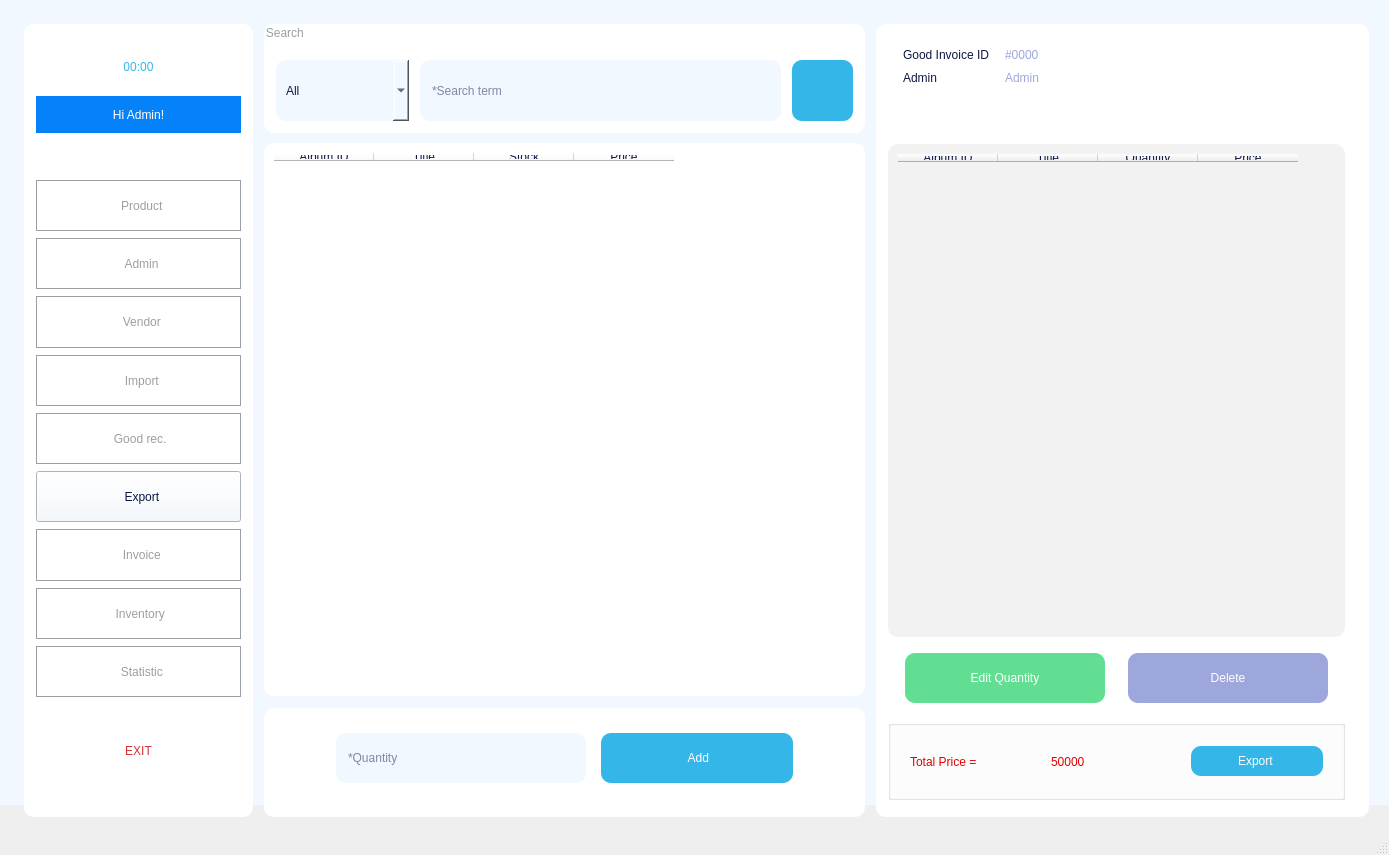
<?xml version="1.0" encoding="UTF-8"?>
<ui version="4.0">
 <class>MainWindowExport</class>
 <widget class="QMainWindow" name="MainWindowExport">
  <property name="geometry">
   <rect>
    <x>0</x>
    <y>0</y>
    <width>1389</width>
    <height>855</height>
   </rect>
  </property>
  <property name="maximumSize">
   <size>
    <width>1920</width>
    <height>1080</height>
   </size>
  </property>
  <property name="focusPolicy">
   <enum>Qt::NoFocus</enum>
  </property>
  <property name="windowTitle">
   <string>Export </string>
  </property>
  <property name="autoFillBackground">
   <bool>false</bool>
  </property>
  <property name="toolButtonStyle">
   <enum>Qt::ToolButtonTextUnderIcon</enum>
  </property>
  <property name="animated">
   <bool>false</bool>
  </property>
  <widget class="QWidget" name="centralwidget">
   <widget class="QLabel" name="label">
    <property name="geometry">
     <rect>
      <x>24</x>
      <y>24</y>
      <width>229</width>
      <height>793</height>
     </rect>
    </property>
    <property name="styleSheet">
     <string notr="true">border-radius: 10px;
background-color: rgb(255, 255, 255);</string>
    </property>
    <property name="text">
     <string/>
    </property>
   </widget>
   <widget class="QWidget" name="verticalLayoutWidget">
    <property name="geometry">
     <rect>
      <x>36</x>
      <y>180</y>
      <width>205</width>
      <height>517</height>
     </rect>
    </property>
    <layout class="QVBoxLayout" name="verticalLayout">
     <property name="spacing">
      <number>7</number>
     </property>
     <item>
      <widget class="QPushButton" name="pushButtonProduct">
       <property name="maximumSize">
        <size>
         <width>16777215</width>
         <height>60</height>
        </size>
       </property>
       <property name="toolTipDuration">
        <number>-1</number>
       </property>
       <property name="layoutDirection">
        <enum>Qt::LeftToRight</enum>
       </property>
       <property name="autoFillBackground">
        <bool>false</bool>
       </property>
       <property name="styleSheet">
        <string notr="true">font: 63 12pt &quot;Montserrat SemiBold&quot;;
background-color: rgb(255, 255, 255);
border: 1px solid #9b9fa2;
color: rgb(155, 159, 162);</string>
       </property>
       <property name="text">
        <string>  Product</string>
       </property>
       <property name="icon">
        <iconset>
         <normaloff>../../RESOURCE/ICON/album2.png</normaloff>../../RESOURCE/ICON/album2.png</iconset>
       </property>
       <property name="iconSize">
        <size>
         <width>32</width>
         <height>32</height>
        </size>
       </property>
      </widget>
     </item>
     <item>
      <widget class="QPushButton" name="pushButtonAdmin">
       <property name="maximumSize">
        <size>
         <width>16777215</width>
         <height>60</height>
        </size>
       </property>
       <property name="toolTipDuration">
        <number>-1</number>
       </property>
       <property name="layoutDirection">
        <enum>Qt::LeftToRight</enum>
       </property>
       <property name="autoFillBackground">
        <bool>false</bool>
       </property>
       <property name="styleSheet">
        <string notr="true">font: 63 12pt &quot;Montserrat SemiBold&quot;;
background-color: rgb(255, 255, 255);
border: 1px solid #9b9fa2;
color: rgb(155, 159, 162);</string>
       </property>
       <property name="text">
        <string>  Admin</string>
       </property>
       <property name="icon">
        <iconset>
         <normaloff>../../RESOURCE/ICON/adm2.png</normaloff>../../RESOURCE/ICON/adm2.png</iconset>
       </property>
       <property name="iconSize">
        <size>
         <width>35</width>
         <height>35</height>
        </size>
       </property>
      </widget>
     </item>
     <item>
      <widget class="QPushButton" name="pushButtonVendor">
       <property name="maximumSize">
        <size>
         <width>16777215</width>
         <height>60</height>
        </size>
       </property>
       <property name="toolTipDuration">
        <number>-1</number>
       </property>
       <property name="layoutDirection">
        <enum>Qt::LeftToRight</enum>
       </property>
       <property name="autoFillBackground">
        <bool>false</bool>
       </property>
       <property name="styleSheet">
        <string notr="true">font: 63 12pt &quot;Montserrat SemiBold&quot;;
background-color: rgb(255, 255, 255);
border: 1px solid #9b9fa2;
color: rgb(155, 159, 162);</string>
       </property>
       <property name="text">
        <string>  Vendor</string>
       </property>
       <property name="icon">
        <iconset>
         <normaloff>../../RESOURCE/ICON/vendor1.png</normaloff>../../RESOURCE/ICON/vendor1.png</iconset>
       </property>
       <property name="iconSize">
        <size>
         <width>32</width>
         <height>32</height>
        </size>
       </property>
      </widget>
     </item>
     <item>
      <widget class="QPushButton" name="pushButtonImport">
       <property name="maximumSize">
        <size>
         <width>16777215</width>
         <height>60</height>
        </size>
       </property>
       <property name="contextMenuPolicy">
        <enum>Qt::DefaultContextMenu</enum>
       </property>
       <property name="toolTipDuration">
        <number>0</number>
       </property>
       <property name="layoutDirection">
        <enum>Qt::LeftToRight</enum>
       </property>
       <property name="autoFillBackground">
        <bool>false</bool>
       </property>
       <property name="styleSheet">
        <string notr="true">font: 63 12pt &quot;Montserrat SemiBold&quot;;
background-color: rgb(255, 255, 255);
border: 1px solid #9b9fa2;
color: rgb(155, 159, 162);</string>
       </property>
       <property name="text">
        <string>  Import</string>
       </property>
       <property name="icon">
        <iconset>
         <normaloff>../../RESOURCE/ICON/import.png</normaloff>../../RESOURCE/ICON/import.png</iconset>
       </property>
       <property name="iconSize">
        <size>
         <width>30</width>
         <height>30</height>
        </size>
       </property>
      </widget>
     </item>
     <item>
      <widget class="QPushButton" name="pushButtonReceipt">
       <property name="maximumSize">
        <size>
         <width>16777215</width>
         <height>60</height>
        </size>
       </property>
       <property name="contextMenuPolicy">
        <enum>Qt::DefaultContextMenu</enum>
       </property>
       <property name="toolTipDuration">
        <number>0</number>
       </property>
       <property name="layoutDirection">
        <enum>Qt::LeftToRight</enum>
       </property>
       <property name="autoFillBackground">
        <bool>false</bool>
       </property>
       <property name="styleSheet">
        <string notr="true">font: 63 12pt &quot;Montserrat SemiBold&quot;;
background-color: rgb(255, 255, 255);
border: 1px solid #9b9fa2;
color: rgb(155, 159, 162);</string>
       </property>
       <property name="text">
        <string> Good rec.</string>
       </property>
       <property name="icon">
        <iconset>
         <normaloff>../../RESOURCE/ICON/doc.png</normaloff>../../RESOURCE/ICON/doc.png</iconset>
       </property>
       <property name="iconSize">
        <size>
         <width>35</width>
         <height>35</height>
        </size>
       </property>
      </widget>
     </item>
     <item>
      <widget class="QPushButton" name="pushButtonExport">
       <property name="maximumSize">
        <size>
         <width>16777215</width>
         <height>60</height>
        </size>
       </property>
       <property name="contextMenuPolicy">
        <enum>Qt::DefaultContextMenu</enum>
       </property>
       <property name="toolTipDuration">
        <number>0</number>
       </property>
       <property name="layoutDirection">
        <enum>Qt::LeftToRight</enum>
       </property>
       <property name="autoFillBackground">
        <bool>false</bool>
       </property>
       <property name="styleSheet">
        <string notr="true">font: 63 12pt &quot;Montserrat SemiBold&quot;;
color: rgb(14, 23, 67);
background-color: rgb(242, 248, 255)</string>
       </property>
       <property name="text">
        <string>  Export</string>
       </property>
       <property name="icon">
        <iconset>
         <normaloff>../../RESOURCE/ICON/export2.png</normaloff>../../RESOURCE/ICON/export2.png</iconset>
       </property>
       <property name="iconSize">
        <size>
         <width>30</width>
         <height>30</height>
        </size>
       </property>
      </widget>
     </item>
     <item>
      <widget class="QPushButton" name="pushButtonInvoice">
       <property name="maximumSize">
        <size>
         <width>16777215</width>
         <height>60</height>
        </size>
       </property>
       <property name="contextMenuPolicy">
        <enum>Qt::DefaultContextMenu</enum>
       </property>
       <property name="toolTipDuration">
        <number>0</number>
       </property>
       <property name="layoutDirection">
        <enum>Qt::LeftToRight</enum>
       </property>
       <property name="autoFillBackground">
        <bool>false</bool>
       </property>
       <property name="styleSheet">
        <string notr="true">font: 63 12pt &quot;Montserrat SemiBold&quot;;
background-color: rgb(255, 255, 255);
border: 1px solid #9b9fa2;
color: rgb(155, 159, 162);</string>
       </property>
       <property name="text">
        <string>  Invoice</string>
       </property>
       <property name="icon">
        <iconset>
         <normaloff>../../RESOURCE/ICON/doc.png</normaloff>../../RESOURCE/ICON/doc.png</iconset>
       </property>
       <property name="iconSize">
        <size>
         <width>35</width>
         <height>35</height>
        </size>
       </property>
      </widget>
     </item>
     <item>
      <widget class="QPushButton" name="pushButtonInventory">
       <property name="maximumSize">
        <size>
         <width>16777215</width>
         <height>60</height>
        </size>
       </property>
       <property name="contextMenuPolicy">
        <enum>Qt::DefaultContextMenu</enum>
       </property>
       <property name="toolTipDuration">
        <number>0</number>
       </property>
       <property name="layoutDirection">
        <enum>Qt::LeftToRight</enum>
       </property>
       <property name="autoFillBackground">
        <bool>false</bool>
       </property>
       <property name="styleSheet">
        <string notr="true">font: 63 12pt &quot;Montserrat SemiBold&quot;;
background-color: rgb(255, 255, 255);
border: 1px solid #9b9fa2;
color: rgb(155, 159, 162);</string>
       </property>
       <property name="text">
        <string> Inventory</string>
       </property>
       <property name="icon">
        <iconset>
         <normaloff>../../RESOURCE/ICON/inventory.png</normaloff>../../RESOURCE/ICON/inventory.png</iconset>
       </property>
       <property name="iconSize">
        <size>
         <width>30</width>
         <height>30</height>
        </size>
       </property>
      </widget>
     </item>
     <item>
      <widget class="QPushButton" name="pushButtonStatistic">
       <property name="maximumSize">
        <size>
         <width>16777215</width>
         <height>60</height>
        </size>
       </property>
       <property name="contextMenuPolicy">
        <enum>Qt::DefaultContextMenu</enum>
       </property>
       <property name="toolTipDuration">
        <number>0</number>
       </property>
       <property name="layoutDirection">
        <enum>Qt::LeftToRight</enum>
       </property>
       <property name="autoFillBackground">
        <bool>false</bool>
       </property>
       <property name="styleSheet">
        <string notr="true">font: 63 12pt &quot;Montserrat SemiBold&quot;;
background-color: rgb(255, 255, 255);
border: 1px solid #9b9fa2;
color: rgb(155, 159, 162);</string>
       </property>
       <property name="text">
        <string>  Statistic</string>
       </property>
       <property name="icon">
        <iconset>
         <normaloff>../../RESOURCE/ICON/statis.png</normaloff>../../RESOURCE/ICON/statis.png</iconset>
       </property>
       <property name="iconSize">
        <size>
         <width>32</width>
         <height>32</height>
        </size>
       </property>
      </widget>
     </item>
    </layout>
   </widget>
   <widget class="QLabel" name="label_2">
    <property name="geometry">
     <rect>
      <x>0</x>
      <y>-12</y>
      <width>1393</width>
      <height>817</height>
     </rect>
    </property>
    <property name="styleSheet">
     <string notr="true">background-color: rgb(242, 248, 255);</string>
    </property>
    <property name="text">
     <string/>
    </property>
   </widget>
   <widget class="QGroupBox" name="groupBox_2">
    <property name="geometry">
     <rect>
      <x>264</x>
      <y>24</y>
      <width>601</width>
      <height>109</height>
     </rect>
    </property>
    <property name="styleSheet">
     <string notr="true">padding: 5px;
border-radius: 10px;
color: rgb(155, 159, 162);
background-color: rgb(255, 255, 255);
font: 25 10pt &quot;Montserrat Light&quot;;</string>
    </property>
    <property name="title">
     <string>Search </string>
    </property>
    <widget class="QLineEdit" name="lineEditSearch">
     <property name="geometry">
      <rect>
       <x>156</x>
       <y>36</y>
       <width>361</width>
       <height>61</height>
      </rect>
     </property>
     <property name="styleSheet">
      <string notr="true">background-color: rgb(242, 248, 255);
color: rgb(14, 23, 67);
font: 57 12pt &quot;Montserrat Medium&quot;;
padding: 10px;</string>
     </property>
     <property name="text">
      <string/>
     </property>
     <property name="placeholderText">
      <string>*Search term</string>
     </property>
    </widget>
    <widget class="QPushButton" name="pushButtonSearch">
     <property name="geometry">
      <rect>
       <x>528</x>
       <y>36</y>
       <width>61</width>
       <height>61</height>
      </rect>
     </property>
     <property name="maximumSize">
      <size>
       <width>100</width>
       <height>100</height>
      </size>
     </property>
     <property name="styleSheet">
      <string notr="true">QPushButton {
    background-color: #35B6E8; /* Màu nền mặc định */
    border-radius: 10px; 
    padding: 5px;

}

QPushButton:hover {
    background-color: #8EDAF8; /* Màu khi di chuột */  

}

QPushButton:pressed {
    background-color: #35B6E8; /* Màu khi nhấn */
}

QPushButton:focus {
    border: 5px solid #8EDAF8; /* Viền khi nút được focus */ 
}
</string>
     </property>
     <property name="text">
      <string/>
     </property>
     <property name="icon">
      <iconset>
       <normaloff>../../RESOURCE/ICON/search.png</normaloff>../../RESOURCE/ICON/search.png</iconset>
     </property>
     <property name="iconSize">
      <size>
       <width>25</width>
       <height>25</height>
      </size>
     </property>
    </widget>
    <widget class="QComboBox" name="comboBoxSearch">
     <property name="geometry">
      <rect>
       <x>12</x>
       <y>36</y>
       <width>133</width>
       <height>61</height>
      </rect>
     </property>
     <property name="styleSheet">
      <string notr="true">background-color: rgb(242, 248, 255);
color: rgb(14, 23, 67);
font: 57 12pt &quot;Montserrat Medium&quot;;
padding: 10px;</string>
     </property>
     <property name="editable">
      <bool>false</bool>
     </property>
     <property name="currentText">
      <string>All</string>
     </property>
     <property name="sizeAdjustPolicy">
      <enum>QComboBox::AdjustToContentsOnFirstShow</enum>
     </property>
     <item>
      <property name="text">
       <string>All</string>
      </property>
     </item>
     <item>
      <property name="text">
       <string>ID</string>
      </property>
     </item>
     <item>
      <property name="text">
       <string>Title</string>
      </property>
     </item>
     <item>
      <property name="text">
       <string>Artist</string>
      </property>
     </item>
     <item>
      <property name="text">
       <string>Year</string>
      </property>
     </item>
     <item>
      <property name="text">
       <string>Category</string>
      </property>
     </item>
    </widget>
   </widget>
   <widget class="QTableWidget" name="tableWidgetDefault">
    <property name="geometry">
     <rect>
      <x>264</x>
      <y>143</y>
      <width>601</width>
      <height>553</height>
     </rect>
    </property>
    <property name="toolTip">
     <string/>
    </property>
    <property name="styleSheet">
     <string notr="true">padding: 5px;
border-radius: 10px;
color: rgb(14, 23, 67);
background-color: rgb(255, 255, 255);
font: 57 10pt &quot;Montserrat Medium&quot;;</string>
    </property>
    <column>
     <property name="text">
      <string>Album ID</string>
     </property>
    </column>
    <column>
     <property name="text">
      <string>Title</string>
     </property>
    </column>
    <column>
     <property name="text">
      <string>Stock</string>
     </property>
    </column>
    <column>
     <property name="text">
      <string>Price</string>
     </property>
    </column>
   </widget>
   <widget class="QLabel" name="label_4">
    <property name="geometry">
     <rect>
      <x>36</x>
      <y>36</y>
      <width>205</width>
      <height>61</height>
     </rect>
    </property>
    <property name="styleSheet">
     <string notr="true">color: rgb(53, 182, 232);
font: 87 30pt &quot;Montserrat Black&quot;;</string>
    </property>
    <property name="text">
     <string>00:00</string>
    </property>
    <property name="alignment">
     <set>Qt::AlignCenter</set>
    </property>
   </widget>
   <widget class="QLabel" name="label_5">
    <property name="geometry">
     <rect>
      <x>36</x>
      <y>96</y>
      <width>205</width>
      <height>37</height>
     </rect>
    </property>
    <property name="styleSheet">
     <string notr="true">color: rgb(255, 255, 255);
font: 63 15pt &quot;Montserrat SemiBold&quot;;
background-color: rgb(5, 129, 249);</string>
    </property>
    <property name="text">
     <string>Hi Admin!</string>
    </property>
    <property name="alignment">
     <set>Qt::AlignCenter</set>
    </property>
   </widget>
   <widget class="QPushButton" name="pushButtonExit">
    <property name="geometry">
     <rect>
      <x>60</x>
      <y>720</y>
      <width>157</width>
      <height>61</height>
     </rect>
    </property>
    <property name="styleSheet">
     <string notr="true">QPushButton {
    background-color: #FFFFFF; /* Màu nền mặc định */
	color: #D23435;
	font: 8120 17pt &quot;Montserrat Bold&quot;;
    border-radius: 10px; 
    padding: 5px;

}

QPushButton:hover {
	border: 2px solid #D23435;
}

QPushButton:pressed {
    background-color: #D23435; /* Màu khi nhấn */
}

QPushButton:focus {
	border: 2px solid #D23435;
}
</string>
    </property>
    <property name="text">
     <string>EXIT</string>
    </property>
    <property name="icon">
     <iconset>
      <normaloff>../../RESOURCE/ICON/turnoff.png</normaloff>../../RESOURCE/ICON/turnoff.png</iconset>
    </property>
    <property name="iconSize">
     <size>
      <width>35</width>
      <height>35</height>
     </size>
    </property>
   </widget>
   <widget class="QLabel" name="label_3">
    <property name="geometry">
     <rect>
      <x>264</x>
      <y>708</y>
      <width>601</width>
      <height>109</height>
     </rect>
    </property>
    <property name="styleSheet">
     <string notr="true">border-radius: 10px;
background-color: rgb(255, 255, 255);</string>
    </property>
    <property name="text">
     <string/>
    </property>
   </widget>
   <widget class="QWidget" name="horizontalLayoutWidget">
    <property name="geometry">
     <rect>
      <x>336</x>
      <y>732</y>
      <width>457</width>
      <height>52</height>
     </rect>
    </property>
    <layout class="QHBoxLayout" name="horizontalLayout">
     <property name="spacing">
      <number>15</number>
     </property>
     <item>
      <widget class="QLineEdit" name="lineEditQuantity">
       <property name="maximumSize">
        <size>
         <width>250</width>
         <height>50</height>
        </size>
       </property>
       <property name="styleSheet">
        <string notr="true">background-color: rgb(242, 248, 255);
color: rgb(14, 23, 67);
font: 57 12pt &quot;Montserrat Medium&quot;;
padding: 10px;
border-radius: 10px;</string>
       </property>
       <property name="placeholderText">
        <string>*Quantity</string>
       </property>
      </widget>
     </item>
     <item>
      <widget class="QPushButton" name="pushButtonAdd">
       <property name="maximumSize">
        <size>
         <width>200</width>
         <height>50</height>
        </size>
       </property>
       <property name="styleSheet">
        <string notr="true">QPushButton {
	font: 57 12pt &quot;Montserrat Medium&quot;;
	color: rgb(255, 255, 255);
    background-color: #35B6E8; /* Màu nền mặc định */
    border-radius: 10px; 
    padding: 1px;

}

QPushButton:hover {
    background-color: #8EDAF8; /* Màu khi di chuột */  

}

QPushButton:pressed {
    background-color: #35B6E8; /* Màu khi nhấn */
}

QPushButton:focus {
    border: 5px solid #8EDAF8; /* Viền khi nút được focus */ 
}
</string>
       </property>
       <property name="text">
        <string> Add</string>
       </property>
       <property name="icon">
        <iconset>
         <normaloff>../../RESOURCE/ICON/tick.png</normaloff>../../RESOURCE/ICON/tick.png</iconset>
       </property>
       <property name="iconSize">
        <size>
         <width>25</width>
         <height>25</height>
        </size>
       </property>
      </widget>
     </item>
    </layout>
   </widget>
   <widget class="QLabel" name="label_6">
    <property name="geometry">
     <rect>
      <x>876</x>
      <y>24</y>
      <width>493</width>
      <height>793</height>
     </rect>
    </property>
    <property name="styleSheet">
     <string notr="true">border-radius: 10px;
background-color: rgb(255, 255, 255);</string>
    </property>
    <property name="text">
     <string/>
    </property>
   </widget>
   <widget class="QWidget" name="formLayoutWidget">
    <property name="geometry">
     <rect>
      <x>903</x>
      <y>48</y>
      <width>445</width>
      <height>85</height>
     </rect>
    </property>
    <layout class="QFormLayout" name="formLayout">
     <property name="horizontalSpacing">
      <number>16</number>
     </property>
     <property name="verticalSpacing">
      <number>9</number>
     </property>
     <item row="1" column="0">
      <widget class="QLabel" name="label_7">
       <property name="styleSheet">
        <string notr="true">color: rgb(14, 23, 67);
font: 57 12pt &quot;Montserrat Medium&quot;;</string>
       </property>
       <property name="text">
        <string>Good Invoice ID</string>
       </property>
      </widget>
     </item>
     <item row="1" column="1">
      <widget class="QLabel" name="labelGoodInvoiceID">
       <property name="styleSheet">
        <string notr="true">
color: rgb(157, 167, 220);
font: 57 12pt &quot;Montserrat Medium&quot;;</string>
       </property>
       <property name="text">
        <string>#0000</string>
       </property>
      </widget>
     </item>
     <item row="2" column="0">
      <widget class="QLabel" name="label_10">
       <property name="styleSheet">
        <string notr="true">color: rgb(14, 23, 67);
font: 57 12pt &quot;Montserrat Medium&quot;;</string>
       </property>
       <property name="text">
        <string>Admin</string>
       </property>
      </widget>
     </item>
     <item row="2" column="1">
      <widget class="QLabel" name="labelAdminName">
       <property name="styleSheet">
        <string notr="true">
color: rgb(157, 167, 220);
font: 57 12pt &quot;Montserrat Medium&quot;;</string>
       </property>
       <property name="text">
        <string>Admin</string>
       </property>
      </widget>
     </item>
    </layout>
   </widget>
   <widget class="QTableWidget" name="tableWidgetExport">
    <property name="geometry">
     <rect>
      <x>888</x>
      <y>144</y>
      <width>457</width>
      <height>493</height>
     </rect>
    </property>
    <property name="toolTip">
     <string/>
    </property>
    <property name="styleSheet">
     <string notr="true">padding: 5px;
border-radius: 10px;
color: rgb(14, 23, 67);
background-color: rgb(242, 242, 242);
font: 57 10pt &quot;Montserrat Medium&quot;;
</string>
    </property>
    <column>
     <property name="text">
      <string>Album ID</string>
     </property>
    </column>
    <column>
     <property name="text">
      <string>Title</string>
     </property>
    </column>
    <column>
     <property name="text">
      <string>Quantity</string>
     </property>
    </column>
    <column>
     <property name="text">
      <string>Price</string>
     </property>
    </column>
   </widget>
   <widget class="QWidget" name="horizontalLayoutWidget_2">
    <property name="geometry">
     <rect>
      <x>888</x>
      <y>648</y>
      <width>457</width>
      <height>61</height>
     </rect>
    </property>
    <layout class="QHBoxLayout" name="horizontalLayout_2">
     <item>
      <widget class="QPushButton" name="pushButtonEdit">
       <property name="maximumSize">
        <size>
         <width>200</width>
         <height>50</height>
        </size>
       </property>
       <property name="sizeIncrement">
        <size>
         <width>200</width>
         <height>50</height>
        </size>
       </property>
       <property name="styleSheet">
        <string notr="true">QPushButton {
	font: 57 12pt &quot;Montserrat Medium&quot;;
	color: rgb(255, 255, 255);
    background-color: #62DE92; /* Màu nền mặc định */
    border-radius: 10px; 
    padding: 1px;

}

QPushButton:hover {
    background-color: #BAECCD; /* Màu khi di chuột */  

}

QPushButton:pressed {
    background-color: #62DE92; /* Màu khi nhấn */
}

QPushButton:focus {
    border: 5px solid #62DE92; /* Viền khi nút được focus */ 
}
</string>
       </property>
       <property name="text">
        <string>Edit Quantity</string>
       </property>
      </widget>
     </item>
     <item>
      <widget class="QPushButton" name="pushButtonDelete">
       <property name="maximumSize">
        <size>
         <width>200</width>
         <height>50</height>
        </size>
       </property>
       <property name="sizeIncrement">
        <size>
         <width>200</width>
         <height>50</height>
        </size>
       </property>
       <property name="styleSheet">
        <string notr="true">QPushButton {
	font: 57 12pt &quot;Montserrat Medium&quot;;
	color: rgb(255, 255, 255);
    background-color: #9DA7DC; /* Màu nền mặc định */
    border-radius: 10px; 
    padding: 1px;

}

QPushButton:hover {
    background-color: #D8DDF8; /* Màu khi di chuột */  

}

QPushButton:pressed {
    background-color: #9DA7DC; /* Màu khi nhấn */
}

QPushButton:focus {
    border: 5px solid #9DA7DC; /* Viền khi nút được focus */ 
}
</string>
       </property>
       <property name="text">
        <string>Delete</string>
       </property>
      </widget>
     </item>
    </layout>
   </widget>
   <widget class="QGroupBox" name="horizontalGroupBox_3">
    <property name="geometry">
     <rect>
      <x>888</x>
      <y>720</y>
      <width>457</width>
      <height>80</height>
     </rect>
    </property>
    <layout class="QHBoxLayout" name="horizontalLayout_3">
     <property name="spacing">
      <number>9</number>
     </property>
     <property name="leftMargin">
      <number>19</number>
     </property>
     <property name="rightMargin">
      <number>19</number>
     </property>
     <item>
      <widget class="QLabel" name="label_12">
       <property name="styleSheet">
        <string notr="true">font: 63 14pt &quot;Montserrat SemiBold&quot;;
color: rgb(229, 0, 0);</string>
       </property>
       <property name="text">
        <string>Total Price = </string>
       </property>
      </widget>
     </item>
     <item>
      <widget class="QLabel" name="labelTotalPrice">
       <property name="styleSheet">
        <string notr="true">font: 81 14pt &quot;Montserrat ExtraBold&quot;;
color: rgb(229, 0, 0);</string>
       </property>
       <property name="text">
        <string>50000</string>
       </property>
      </widget>
     </item>
     <item>
      <widget class="QPushButton" name="pushButtonExportEx">
       <property name="maximumSize">
        <size>
         <width>16777215</width>
         <height>30</height>
        </size>
       </property>
       <property name="styleSheet">
        <string notr="true">QPushButton {
	font: 57 12pt &quot;Montserrat Medium&quot;;
	color: rgb(255, 255, 255);
    background-color: #35B6E8; /* Màu nền mặc định */
    border-radius: 10px; 
    padding: 1px;

}

QPushButton:hover {
    background-color: #8EDAF8; /* Màu khi di chuột */  

}

QPushButton:pressed {
    background-color: #35B6E8; /* Màu khi nhấn */
}

QPushButton:focus {
    border: 5px solid #8EDAF8; /* Viền khi nút được focus */ 
}
</string>
       </property>
       <property name="text">
        <string>Export </string>
       </property>
      </widget>
     </item>
    </layout>
   </widget>
   <zorder>label_2</zorder>
   <zorder>label</zorder>
   <zorder>verticalLayoutWidget</zorder>
   <zorder>groupBox_2</zorder>
   <zorder>tableWidgetDefault</zorder>
   <zorder>label_4</zorder>
   <zorder>label_5</zorder>
   <zorder>pushButtonExit</zorder>
   <zorder>label_3</zorder>
   <zorder>horizontalLayoutWidget</zorder>
   <zorder>label_6</zorder>
   <zorder>formLayoutWidget</zorder>
   <zorder>tableWidgetExport</zorder>
   <zorder>horizontalLayoutWidget_2</zorder>
   <zorder>horizontalGroupBox_3</zorder>
  </widget>
  <widget class="QMenuBar" name="menubar">
   <property name="geometry">
    <rect>
     <x>0</x>
     <y>0</y>
     <width>1389</width>
     <height>26</height>
    </rect>
   </property>
  </widget>
  <widget class="QStatusBar" name="statusbar"/>
 </widget>
 <resources/>
 <connections/>
</ui>
